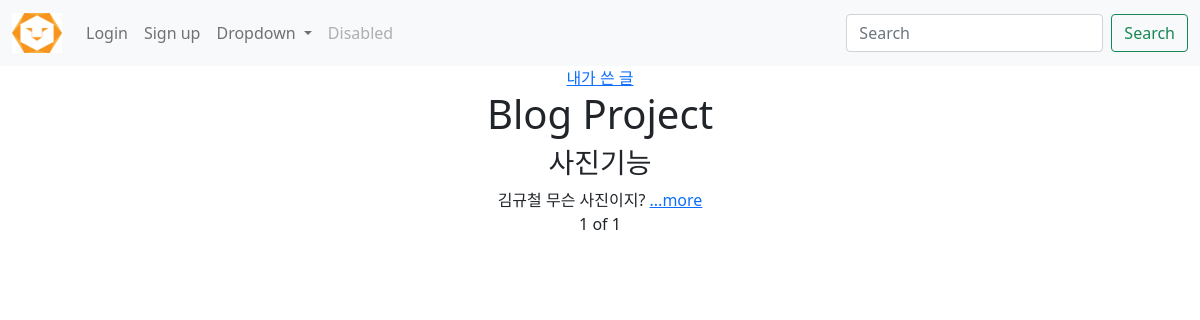
The app's page /, older data.
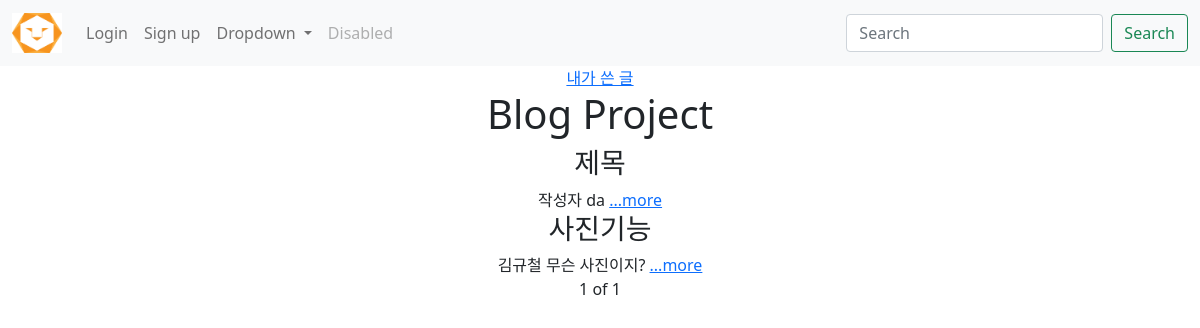
The same page, newer data.
### blog/models.py (models this page shows, shortened)
class Blog(models.Model): #models class 내의 method사용, id column auto create
    title = models.CharField(max_length=200)
    writer = models.CharField(max_length=100)
    pub_date = models.DateTimeField()
    body = models.TextField() #글자 제한 없음
    image = models.ImageField(upload_to="blog/", blank = True, null = True)
    def summary(self):
        return self.body[:100]

### blog/views.py (the view)
# urls.py: 2. Add a URL to urlpatterns:  path('', views.home, name='home')
def home(request):
    blogs = Blog.objects.order_by('-pub_date')#-는 역순으로 하여 최신 순서가 먼저 오도록 함.
    search = request.GET.get('search')
    if search == 'true':
        author = request.GET.get('writer')
        blogs = Blog.objects.filter(writer=author).order_by('-pub_date')
        return render(request, 'home.html', {'blogs':blogs})
    paginator = Paginator(blogs, 3)
    page = request.GET.get('page')
    blogs = paginator.get_page(page)
    return render(request,'home.html',{'blogs':blogs})

### blog/templates/home.html (shortened to what this page needs)
{% extends 'base.html' %}
{% block content %}
    <a href="?search=true&writer={{user.nickname}}">내가 쓴 글</a>
    <h1>Blog Project</h1>
        <div class="container">
        {% for blog in blogs%}
            <div>
                <h3>{{blog.title}}</h3>
                {{blog.writer}}
                {{blog.summary}} <a href="{%url 'detail' blog.id %}">...more</a>
                <br>
            </div>
            {% endfor %}
        </div>
        <span>{{blogs.number}}</span>
        <span>of</span>
        <spane>{{blogs.paginator.num_pages}}</spane>
    {% endblock %}

### lionproject/templates/base.html (shortened to what this page needs)
<!DOCTYPE html>
<html lang="en">
<head>
    <link href="https://cdn.jsdelivr.net/npm/bootstrap@5.0.1/dist/css/bootstrap.min.css" rel="stylesheet">
</head>
<body>
  {% load static %}
    <nav class="navbar navbar-expand-lg navbar-light bg-light">
        <div class="container-fluid">
          <a class="navbar-brand" href="{% url 'home' %}">
            <img src="{% static 'likelion.png' %}" alt="" width="50" height="40">
          </a>
          <div class="collapse navbar-collapse" id="navbarSupportedContent">
            <ul class="navbar-nav me-auto mb-2 mb-lg-0">
              {% if not user.is_authenticated %}
              <li class="nav-item">
                <a class="nav-link" href="{% url 'login' %}">Login</a>
              </li>
              <li class="nav-item">
                <a class="nav-link" href="{% url 'signup' %}">Sign up</a>
              </li>
              {% endif %}
              <li class="nav-item dropdown">
                <a class="nav-link dropdown-toggle" href="#" id="navbarDropdown" role="button" data-bs-toggle="dropdown" aria-expanded="false">
                  Dropdown
                </a>
              </li>
              <li class="nav-item">
                <a class="nav-link disabled" href="#" tabindex="-1" aria-disabled="true">Disabled</a>
              </li>
            </ul>
            <form class="d-flex">
              <input class="form-control me-2" type="search" placeholder="Search" aria-label="Search">
              <button class="btn btn-outline-success" type="submit">Search</button>
            </form>
          </div>
        </div>
      </nav>
      <div class="container">
          {%block content %}
          {% endblock %}
      </div>
</body>
</html>

### lionproject/templates/base.html (style rules this page uses)
body { text-align: center; }

Row changes from the older to the newer data that the page shows:
added Blog: title "제목", writer "작성자", summary "da"
